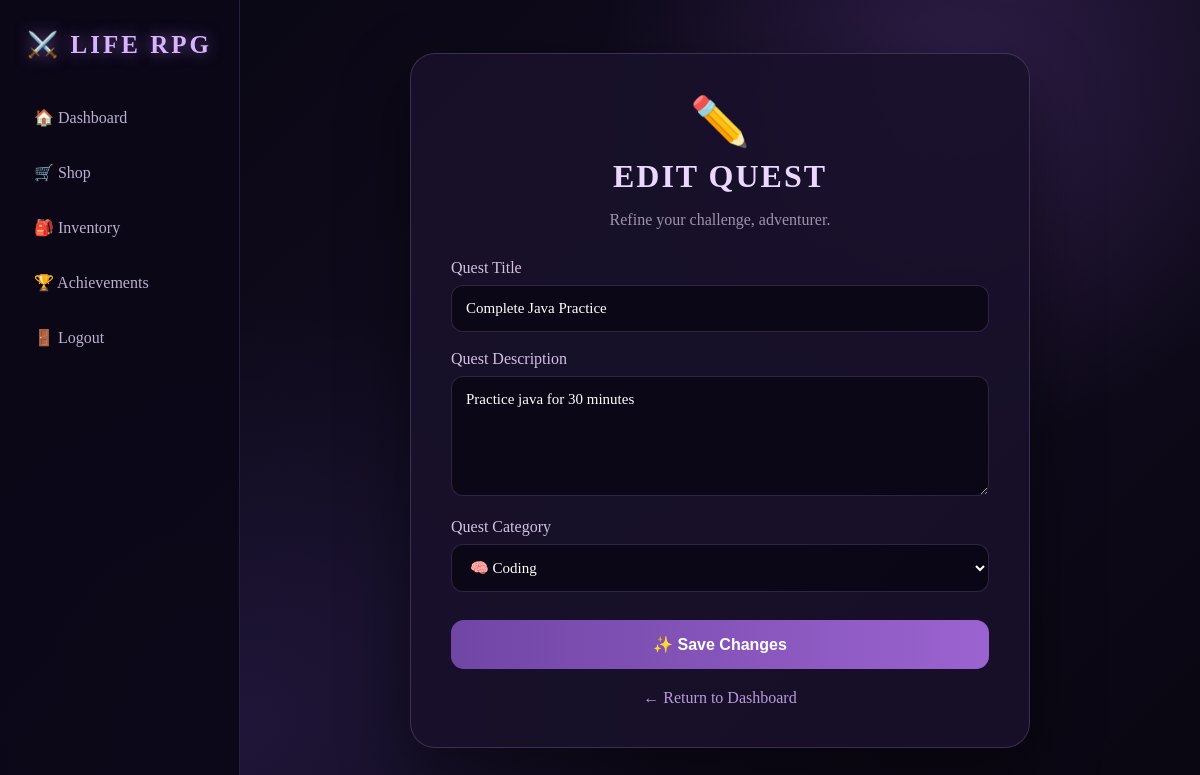
Page /edit-quest/1/ (signed in) on the committed database.
### game/models.py (models this page shows)
class Quest(models.Model):
    user = models.ForeignKey(User, on_delete=models.CASCADE)
    title = models.CharField(max_length=200)
    title = models.CharField(max_length=200)
    description = models.TextField(blank=True)
    category = models.CharField(max_length=50)
    xp_reward = models.IntegerField(default=10)
    gold_reward = models.IntegerField(default=5)
    completed = models.BooleanField(default=False)

### game/views.py (the view)
# urls.py: path('edit-quest/<int:quest_id>/', views.edit_quest, name='edit_quest'),
@login_required
def edit_quest(request, quest_id):
    quest = Quest.objects.get(
        id=quest_id,
        user=request.user
    )
    if request.method == 'POST':
        quest.title = request.POST['title']
        quest.description = request.POST['description']
        quest.category = request.POST['category']
        quest.save()
        return redirect('dashboard')
    return render(request, 'game/edit_quest.html', {
        'quest': quest
    })

### game/templates/game/edit_quest.html (shortened to what this page needs)
<!DOCTYPE html>
<html>
<head>
</head>
<body>
    <aside class="sidebar">
        <div class="logo">
            ⚔️ LIFE RPG
        </div>
        <div class="nav">
            <a href="{% url 'dashboard' %}">🏠 Dashboard</a>
            <a href="{% url 'shop' %}">🛒 Shop</a>
            <a href="{% url 'inventory' %}">🎒 Inventory</a>
            <a href="{% url 'achievements' %}">🏆 Achievements</a>
            <a href="{% url 'logout' %}">🚪 Logout</a>
        </div>
    </aside>
    <main class="main">
        <div class="quest-box">
            <div class="heading">
                <div class="icon">✏️</div>
                <h1>EDIT QUEST</h1>
                <p>Refine your challenge, adventurer.</p>
            </div>
            <form method="POST">
                <label>Quest Title</label>
                <input
                    type="text"
                    name="title"
                    value="{{ quest.title }}"
                    required
                >
                <label>Quest Description</label>
                <textarea
                    name="description"
                >{{ quest.description }}</textarea>
                <label>Quest Category</label>
                <select name="category" required>
                    <option value="Coding" {% if quest.category == "Coding" %}selected{% endif %}>
                        🧠 Coding
                    </option>
                </select>
                <button type="submit">
                    ✨ Save Changes
                </button>
            </form>
            <a class="back" href="{% url 'dashboard' %}">
                ← Return to Dashboard
            </a>
        </div>
    </main>
</body>
</html>

### game/templates/game/edit_quest.html (style rules this page uses)
* { box-sizing: border-box; }
body { margin: 0; min-height: 100vh; font-family: Georgia, serif; color: #f5edff; background: radial-gradient(circle at 80% 10%, rgba(130,80,190,.25), transparent 30%), radial-gradient(circle at 20% 90%, rgba(70,50,130,.25), transparent 35%), linear-gradient(135deg, #080611, #120c20, #090611); }
.sidebar { position: fixed; left: 0; top: 0; width: 240px; height: 100vh; padding: 30px 18px; background: rgba(12,8,24,.94); border-right: 1px solid rgba(200,160,255,.15); }
.logo { text-align: center; color: #d8b4fe; font-size: 25px; font-weight: bold; letter-spacing: 3px; margin-bottom: 35px; text-shadow: 0 0 15px rgba(190,130,255,.6); }
.nav a { display: block; padding: 14px 16px; margin: 8px 0; border-radius: 12px; color: #bdb0d0; text-decoration: none; transition: .25s; }
.main { margin-left: 240px; min-height: 100vh; display: flex; align-items: center; justify-content: center; padding: 40px; }
.quest-box { width: 620px; padding: 40px; border-radius: 25px; background: rgba(25,17,43,.9); border: 1px solid rgba(210,170,255,.2); box-shadow: 0 25px 70px rgba(0,0,0,.45); }
.heading { text-align: center; margin-bottom: 30px; }
.heading .icon { font-size: 48px; }
h1 { margin: 8px 0; color: #ead8ff; letter-spacing: 2px; }
.heading p { color: #9f92ad; }
label { display: block; margin: 18px 0 8px; color: #d2c1e3; }
input, textarea, select { width: 100%; padding: 14px; border-radius: 12px; border: 1px solid rgba(210,170,255,.18); background: rgba(8,5,16,.75); color: white; outline: none; font-family: inherit; font-size: 15px; }
textarea { min-height: 120px; resize: vertical; }
select option { background: #160d27; }
button { width: 100%; margin-top: 28px; padding: 15px; border: none; border-radius: 13px; background: linear-gradient(90deg, #7046a5, #9b63d0); color: white; font-size: 16px; font-weight: bold; cursor: pointer; transition: .25s; }
.back { display: block; text-align: center; margin-top: 20px; color: #b99bdd; text-decoration: none; }

### rows in the picture
Quest: title "Complete Java Practice", description "Practice java for 30 minutes", category "🧠 Coding"
